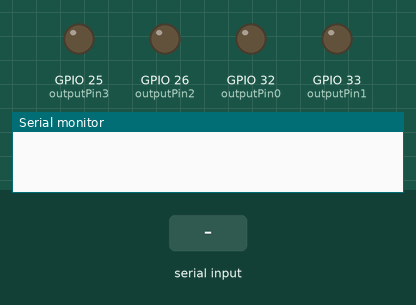
A sketch run on a simulated ESP32. Shown: output pins drawn as LEDs (lit = HIGH), the last lines printed to the serial monitor. The inputs (shaded band) are chosen by the test bench. Nothing arrives over Bluetooth unless stated.

Above: at 1.2 s.
1.3 s: "9" received over the second serial link
At 1.8 s:
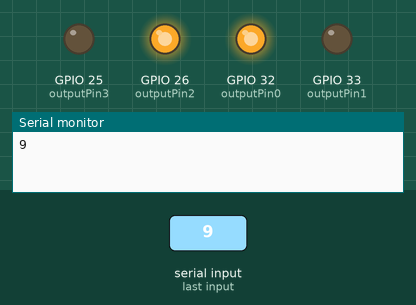
2.8 s: "8" received over the second serial link
At 4.0 s:
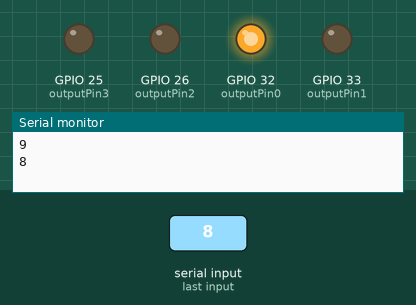
4.3 s: "7" received over the second serial link
At 5.3 s:
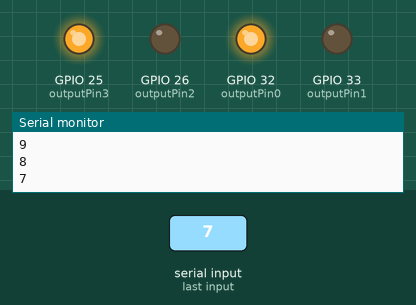
5.8 s: "6" received over the second serial link
At 6.5 s:
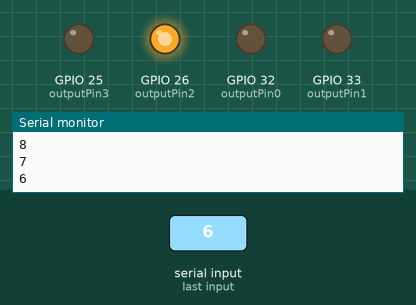
7.3 s: "4" received over the second serial link
At 7.6 s:
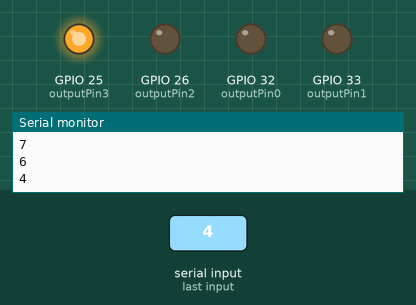
8.8 s: "3" received over the second serial link
At 10.0 s:
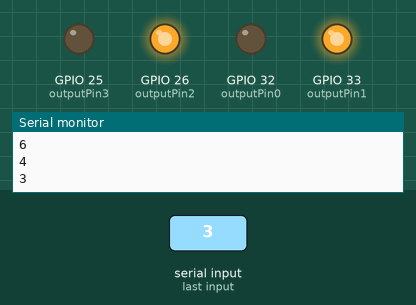
Timing chart, 0 to 11.3 s (numbered marks = the images above; inputs shaded):
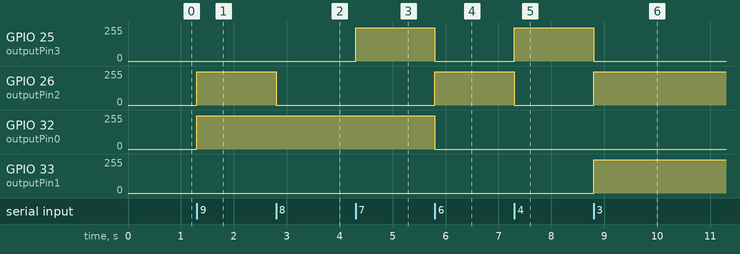

The sketch:

ledcWrite.ino
```cpp
#include <BluetoothSerial.h>

#define outputPin0 32
#define outputPin1 33
#define outputPin2 26
#define outputPin3 25

BluetoothSerial SerialBT;

void forward(uint32_t pwm);
void slowly_left(uint32_t pwm);
void rapidly_left(uint32_t pwm);
void slowly_right(uint32_t pwm);
void nothing(void);
void back_slowly_left(uint32_t pwm);
void rapidly_right(uint32_t pwm);
void back_slowly_right(uint32_t pwm);
void backward(uint32_t pwm);
void stop(void);


uint32_t pwm = 250;
bool boost = false;

void setup() {
  SerialBT.begin("ESP32_1");      // Bluetoothシリアルに「ESP32_1」という名前をつけて初期化 // 2つ目の機体は「ESP32_2」に変更
  Serial.begin(115200);

  pinMode(outputPin0, OUTPUT);
  pinMode(outputPin1, OUTPUT);
  pinMode(outputPin2, OUTPUT);
  pinMode(outputPin3, OUTPUT);

  ledcSetup(0, 5000, 8);
  ledcSetup(1, 5000, 8);
  ledcSetup(2, 5000, 8);
  ledcSetup(3, 5000, 8);

  ledcAttachPin(outputPin0, 0);
  ledcAttachPin(outputPin1, 1);
  ledcAttachPin(outputPin2, 2);
  ledcAttachPin(outputPin3, 3);

}

void loop() {
  if (SerialBT.available()) {      // Bluetoothシリアルに受信したかどうかを調べる
    char ch = SerialBT.read();     // 受信した文字を得る
    Serial.println(ch);            // 受信した文字をシリアルモニタに出力

    if (ch == '9') {
      forward(pwm);
    }
    else if (ch == '8') {
      slowly_left(pwm);
    }
    else if (ch == '7') {
      rapidly_left(pwm);
    }
    else if (ch == '6') {
      slowly_right(pwm);
    }
    else if (ch == '5') {
      nothing();
    }
    else if (ch == '4') {
      back_slowly_left(pwm);
    }
    else if (ch == '3') {
      rapidly_right(pwm);
    }
    else if (ch == '2') {
      back_slowly_right(pwm);
    }
    else if (ch == '1') {
      backward(pwm);
    }
    else{
      stop();
    }
  }
}

void forward(uint32_t pwm) {
  ledcWrite(0,pwm);
  ledcWrite(1,0);
  ledcWrite(2,pwm);
  ledcWrite(3,0);
}
void slowly_left(uint32_t pwm) {
  ledcWrite(0,pwm);
  ledcWrite(1,0);
  ledcWrite(2,0);
  ledcWrite(3,0);
}
void rapidly_left(uint32_t pwm) {
  ledcWrite(0,pwm);
  ledcWrite(1,0);
  ledcWrite(2,0);
  ledcWrite(3,pwm);
}
void slowly_right(uint32_t pwm) {
  ledcWrite(0,0);
  ledcWrite(1,0);
  ledcWrite(2,pwm);
  ledcWrite(3,0);
}
void nothing(void){
  ledcWrite(0,0);
  ledcWrite(1,0);
  ledcWrite(2,0);
  ledcWrite(3,0);
}
void back_slowly_left(uint32_t pwm) {
  ledcWrite(0,0);
  ledcWrite(1,0);
  ledcWrite(2,0);
  ledcWrite(3,pwm);
}
void rapidly_right(uint32_t pwm) {
  ledcWrite(0,0);
  ledcWrite(1,pwm);
  ledcWrite(2,pwm);
  ledcWrite(3,0);
}
void back_slowly_right(uint32_t pwm) {
  ledcWrite(0,0);
  ledcWrite(1,pwm);
  ledcWrite(2,0);
  ledcWrite(3,0);
}
void backward(uint32_t pwm) {
  ledcWrite(0,0);
  ledcWrite(1,pwm);
  ledcWrite(2,0);
  ledcWrite(3,pwm);
}
void stop(void){
  ledcWrite(0,255);
  ledcWrite(1,255);
  ledcWrite(2,255);
  ledcWrite(3,255);
}
```

Measured:
- after the input at 1.3 s, GPIO 26 (outputPin2), GPIO 32 (outputPin0): 0/255 → 249/255 at once
- after the input at 2.8 s, GPIO 26 (outputPin2): 249/255 → 0/255 at once
- after the input at 4.3 s, GPIO 25 (outputPin3): 0/255 → 249/255 at once
- after the input at 5.8 s, GPIO 25 (outputPin3), GPIO 32 (outputPin0): 249/255 → 0/255 at once; GPIO 26 (outputPin2): 0/255 → 249/255 at once
- after the input at 7.3 s, GPIO 25 (outputPin3): 0/255 → 249/255 at once; GPIO 26 (outputPin2): 249/255 → 0/255 at once
- after the input at 8.8 s, GPIO 25 (outputPin3): 249/255 → 0/255 at once; GPIO 26 (outputPin2), GPIO 33 (outputPin1): 0/255 → 249/255 at once
